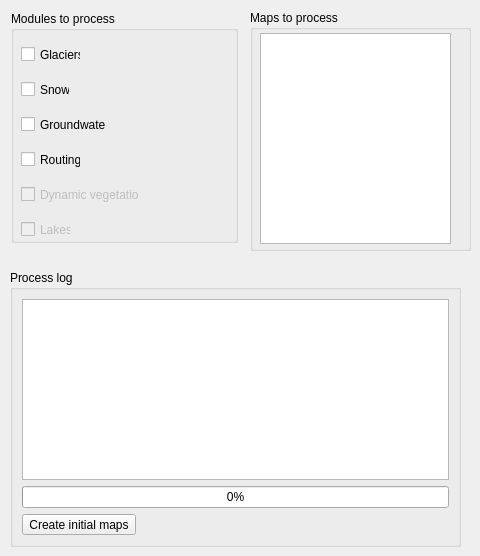
   <widget class="QWidget" name="modulesTab">
    <attribute name="title">
     <string>Modules</string>
    </attribute>
    <widget class="QGroupBox" name="mapsGroupBox">
     <property name="geometry">
      <rect>
       <x>250</x>
       <y>10</y>
       <width>221</width>
       <height>241</height>
      </rect>
     </property>
     <property name="title">
      <string>Maps to process</string>
     </property>
     <property name="flat">
      <bool>true</bool>
     </property>
     <widget class="QListWidget" name="modulesListWidget">
      <property name="geometry">
       <rect>
        <x>10</x>
        <y>23</y>
        <width>191</width>
        <height>211</height>
       </rect>
      </property>
     </widget>
    </widget>
    <widget class="QGroupBox" name="processLog1GroupBox">
     <property name="geometry">
      <rect>
       <x>10</x>
       <y>270</y>
       <width>451</width>
       <height>277</height>
      </rect>
     </property>
     <property name="title">
      <string>Process log</string>
     </property>
     <property name="flat">
      <bool>true</bool>
     </property>
     <layout class="QVBoxLayout" name="verticalLayout_19">
      <item>
       <widget class="QTextEdit" name="processLog1TextEdit">
        <property name="readOnly">
         <bool>true</bool>
        </property>
       </widget>
      </item>
      <item>
       <widget class="QProgressBar" name="initialMapsProgressBar">
        <property name="value">
         <number>0</number>
        </property>
       </widget>
      </item>
      <item>
       <widget class="QToolButton" name="createInitialMapsToolButton">
        <property name="text">
         <string>Create initial maps</string>
        </property>
       </widget>
      </item>
     </layout>
    </widget>
    <widget class="QWidget" name="">
     <property name="geometry">
      <rect>
       <x>11</x>
       <y>11</y>
       <width>227</width>
       <height>232</height>
      </rect>
     </property>
     <layout class="QHBoxLayout" name="horizontalLayout_38">
      <item>
       <widget class="QGroupBox" name="modulesGroupBox">
        <property name="title">
         <string>Modules to process</string>
        </property>
        <property name="flat">
         <bool>true</bool>
        </property>
        <widget class="QCheckBox" name="glacierModCheckBox">
         <property name="geometry">
          <rect>
           <x>10</x>
           <y>35</y>
           <width>60</width>
           <height>17</height>
          </rect>
         </property>
         <property name="text">
          <string>Glaciers</string>
         </property>
        </widget>
        <widget class="QCheckBox" name="snowModCheckBox">
         <property name="geometry">
          <rect>
           <x>10</x>
           <y>70</y>
           <width>49</width>
           <height>17</height>
          </rect>
         </property>
         <property name="text">
          <string>Snow</string>
         </property>
        </widget>
        <widget class="QCheckBox" name="groundwaterModCheckBox">
         <property name="geometry">
          <rect>
           <x>10</x>
           <y>105</y>
           <width>86</width>
           <height>17</height>
          </rect>
         </property>
         <property name="text">
          <string>Groundwater</string>
         </property>
        </widget>
        <widget class="QCheckBox" name="routingModCheckBox">
         <property name="geometry">
          <rect>
           <x>10</x>
           <y>140</y>
           <width>60</width>
           <height>17</height>
          </rect>
         </property>
         <property name="text">
          <string>Routing</string>
         </property>
        </widget>
        <widget class="QCheckBox" name="dynamicVegModCheckBox">
         <property name="enabled">
          <bool>false</bool>
         </property>
         <property name="geometry">
          <rect>
           <x>10</x>
           <y>175</y>
           <width>118</width>
           <height>17</height>
          </rect>
         </property>
         <property name="text">
          <string>Dynamic vegetation</string>
         </property>
        </widget>
        <widget class="QCheckBox" name="lakesModCheckBox">
         <property name="enabled">
          <bool>false</bool>
         </property>
         <property name="geometry">
          <rect>
           <x>10</x>
           <y>210</y>
           <width>50</width>
           <height>17</height>
          </rect>
         </property>
         <property name="text">
          <string>Lakes</string>
         </property>
        </widget>
        <widget class="QCheckBox" name="reservorisModCheckBox">
         <property name="enabled">
          <bool>false</bool>
         </property>
         <property name="geometry">
          <rect>
           <x>10</x>
           <y>245</y>
           <width>74</width>
           <height>17</height>
          </rect>
         </property>
         <property name="text">
          <string>Reservoirs</string>
         </property>
        </widget>
        <widget class="QCheckBox" name="sedimentModCheckBox">
         <property name="enabled">
          <bool>false</bool>
         </property>
         <property name="geometry">
          <rect>
           <x>10</x>
           <y>280</y>
           <width>67</width>
           <height>17</height>
          </rect>
         </property>
         <property name="text">
          <string>Sediment</string>
         </property>
        </widget>
       </widget>
      </item>
     </layout>
    </widget>
   </widget>
